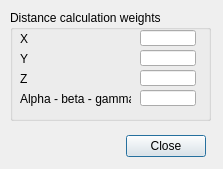
<?xml version="1.0" encoding="UTF-8"?>
<ui version="4.0">
 <class>CQDlgWorkSpaceMetric</class>
 <widget class="QDialog" name="CQDlgWorkSpaceMetric">
  <property name="geometry">
   <rect>
    <x>0</x>
    <y>0</y>
    <width>223</width>
    <height>169</height>
   </rect>
  </property>
  <property name="windowTitle">
   <string>Cartesian Space Metric</string>
  </property>
  <property name="locale">
   <locale language="English" country="UnitedStates"/>
  </property>
  <widget class="QDialogButtonBox" name="qqClose">
   <property name="geometry">
    <rect>
     <x>15</x>
     <y>130</y>
     <width>191</width>
     <height>32</height>
    </rect>
   </property>
   <property name="standardButtons">
    <set>QDialogButtonBox::Close</set>
   </property>
  </widget>
  <widget class="QGroupBox" name="groupBox_2">
   <property name="geometry">
    <rect>
     <x>10</x>
     <y>10</y>
     <width>201</width>
     <height>111</height>
    </rect>
   </property>
   <property name="title">
    <string>Distance calculation weights</string>
   </property>
   <property name="flat">
    <bool>false</bool>
   </property>
   <widget class="QLabel" name="label_14">
    <property name="geometry">
     <rect>
      <x>10</x>
      <y>20</y>
      <width>111</width>
      <height>18</height>
     </rect>
    </property>
    <property name="text">
     <string>X</string>
    </property>
   </widget>
   <widget class="QLineEdit" name="qqX">
    <property name="geometry">
     <rect>
      <x>130</x>
      <y>20</y>
      <width>56</width>
      <height>16</height>
     </rect>
    </property>
   </widget>
   <widget class="QLabel" name="label_15">
    <property name="geometry">
     <rect>
      <x>10</x>
      <y>40</y>
      <width>111</width>
      <height>18</height>
     </rect>
    </property>
    <property name="text">
     <string>Y</string>
    </property>
   </widget>
   <widget class="QLabel" name="label_16">
    <property name="geometry">
     <rect>
      <x>10</x>
      <y>60</y>
      <width>111</width>
      <height>18</height>
     </rect>
    </property>
    <property name="text">
     <string>Z</string>
    </property>
   </widget>
   <widget class="QLabel" name="label_17">
    <property name="geometry">
     <rect>
      <x>10</x>
      <y>80</y>
      <width>111</width>
      <height>18</height>
     </rect>
    </property>
    <property name="text">
     <string>Alpha - beta - gamma</string>
    </property>
   </widget>
   <widget class="QLineEdit" name="qqY">
    <property name="geometry">
     <rect>
      <x>130</x>
      <y>40</y>
      <width>56</width>
      <height>16</height>
     </rect>
    </property>
   </widget>
   <widget class="QLineEdit" name="qqZ">
    <property name="geometry">
     <rect>
      <x>130</x>
      <y>60</y>
      <width>56</width>
      <height>16</height>
     </rect>
    </property>
   </widget>
   <widget class="QLineEdit" name="qqAbg">
    <property name="geometry">
     <rect>
      <x>130</x>
      <y>80</y>
      <width>56</width>
      <height>16</height>
     </rect>
    </property>
   </widget>
  </widget>
 </widget>
 <tabstops>
  <tabstop>qqClose</tabstop>
 </tabstops>
 <resources/>
 <connections/>
</ui>
